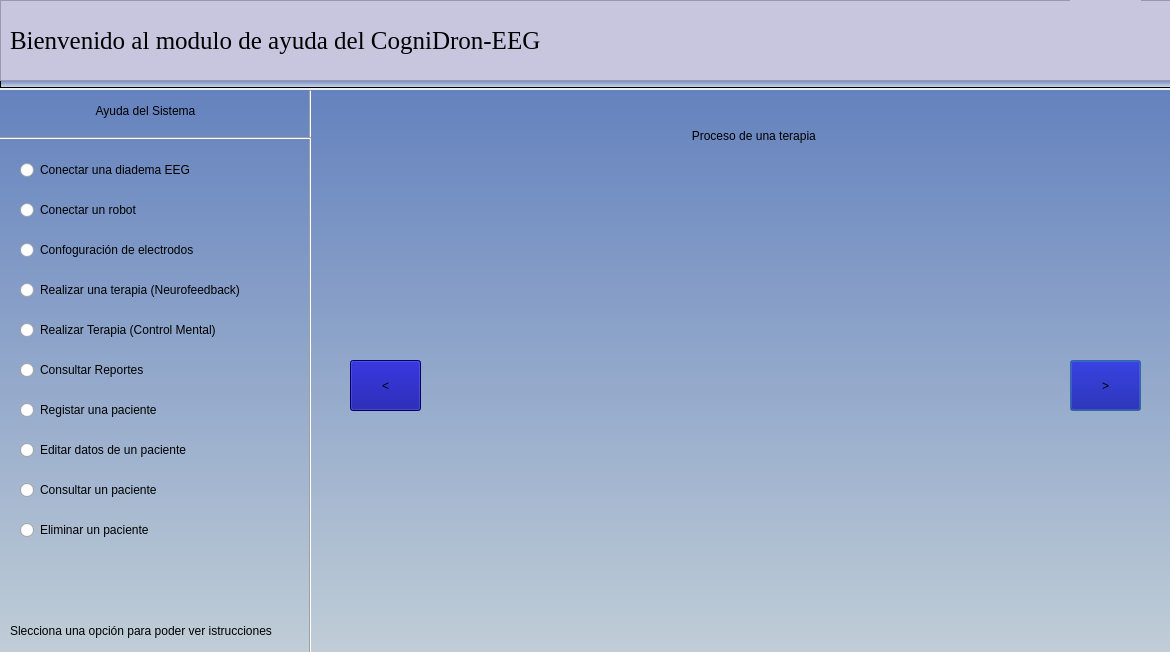
<?xml version="1.0" encoding="UTF-8"?>
<ui version="4.0">
 <class>Dialog</class>
 <widget class="QDialog" name="Dialog">
  <property name="geometry">
   <rect>
    <x>0</x>
    <y>0</y>
    <width>1170</width>
    <height>652</height>
   </rect>
  </property>
  <property name="minimumSize">
   <size>
    <width>1170</width>
    <height>640</height>
   </size>
  </property>
  <property name="windowTitle">
   <string>Dialog</string>
  </property>
  <widget class="QLabel" name="label_7">
   <property name="geometry">
    <rect>
     <x>0</x>
     <y>90</y>
     <width>1241</width>
     <height>671</height>
    </rect>
   </property>
   <property name="minimumSize">
    <size>
     <width>480</width>
     <height>510</height>
    </size>
   </property>
   <property name="styleSheet">
    <string notr="true">background-color: qlineargradient(spread:pad, x1:0, y1:1, x2:0, y2:0, stop:0 rgba(210, 220, 220), stop:1 rgba(100, 130, 190));

</string>
   </property>
   <property name="text">
    <string/>
   </property>
  </widget>
  <widget class="QFrame" name="frame_3">
   <property name="geometry">
    <rect>
     <x>0</x>
     <y>80</y>
     <width>1241</width>
     <height>8</height>
    </rect>
   </property>
   <property name="maximumSize">
    <size>
     <width>16777215</width>
     <height>8</height>
    </size>
   </property>
   <property name="styleSheet">
    <string notr="true">background-color: qlineargradient(spread:pad, x1:0, y1:1, x2:0, y2:0, stop:0 rgba(214, 225, 229), stop:1 rgba(109, 130, 198));
</string>
   </property>
   <property name="frameShape">
    <enum>QFrame::StyledPanel</enum>
   </property>
   <property name="frameShadow">
    <enum>QFrame::Raised</enum>
   </property>
  </widget>
  <widget class="QFrame" name="frame">
   <property name="geometry">
    <rect>
     <x>0</x>
     <y>0</y>
     <width>1251</width>
     <height>81</height>
    </rect>
   </property>
   <property name="styleSheet">
    <string notr="true">background-color: rgb(200, 198, 223);</string>
   </property>
   <property name="frameShape">
    <enum>QFrame::StyledPanel</enum>
   </property>
   <property name="frameShadow">
    <enum>QFrame::Raised</enum>
   </property>
   <widget class="QLabel" name="label_Tutor">
    <property name="geometry">
     <rect>
      <x>10</x>
      <y>10</y>
      <width>741</width>
      <height>61</height>
     </rect>
    </property>
    <property name="font">
     <font>
      <family>Times New Roman</family>
      <pointsize>19</pointsize>
      <weight>9</weight>
      <italic>false</italic>
      <bold>false</bold>
     </font>
    </property>
    <property name="styleSheet">
     <string notr="true">
font: 75 19pt &quot;Times New Roman&quot;;</string>
    </property>
    <property name="text">
     <string>Bienvenido al modulo de ayuda del CogniDron-EEG</string>
    </property>
   </widget>
   <widget class="QLabel" name="label_23">
    <property name="geometry">
     <rect>
      <x>1070</x>
      <y>0</y>
      <width>71</width>
      <height>71</height>
     </rect>
    </property>
    <property name="font">
     <font>
      <pointsize>10</pointsize>
     </font>
    </property>
    <property name="styleSheet">
     <string notr="true">image: url(:/newPrefix/idea-genial.png);</string>
    </property>
    <property name="text">
     <string/>
    </property>
   </widget>
  </widget>
  <widget class="QLabel" name="label">
   <property name="geometry">
    <rect>
     <x>440</x>
     <y>150</y>
     <width>621</width>
     <height>481</height>
    </rect>
   </property>
   <property name="styleSheet">
    <string notr="true">image: url(:/newPrefix/neuroffedback.png);</string>
   </property>
   <property name="text">
    <string/>
   </property>
  </widget>
  <widget class="Line" name="line">
   <property name="geometry">
    <rect>
     <x>300</x>
     <y>90</y>
     <width>20</width>
     <height>571</height>
    </rect>
   </property>
   <property name="orientation">
    <enum>Qt::Vertical</enum>
   </property>
  </widget>
  <widget class="Line" name="line_2">
   <property name="geometry">
    <rect>
     <x>0</x>
     <y>130</y>
     <width>311</width>
     <height>16</height>
    </rect>
   </property>
   <property name="orientation">
    <enum>Qt::Horizontal</enum>
   </property>
  </widget>
  <widget class="QLabel" name="label_2">
   <property name="geometry">
    <rect>
     <x>10</x>
     <y>95</y>
     <width>271</width>
     <height>31</height>
    </rect>
   </property>
   <property name="styleSheet">
    <string notr="true">font: 87 11pt &quot;Arial Black&quot;;</string>
   </property>
   <property name="text">
    <string>Ayuda del Sistema</string>
   </property>
   <property name="alignment">
    <set>Qt::AlignCenter</set>
   </property>
  </widget>
  <widget class="QRadioButton" name="radioButton">
   <property name="geometry">
    <rect>
     <x>20</x>
     <y>160</y>
     <width>251</width>
     <height>20</height>
    </rect>
   </property>
   <property name="text">
    <string>Conectar una diadema EEG</string>
   </property>
  </widget>
  <widget class="QRadioButton" name="radioButton_2">
   <property name="geometry">
    <rect>
     <x>20</x>
     <y>200</y>
     <width>211</width>
     <height>20</height>
    </rect>
   </property>
   <property name="text">
    <string>Conectar un robot</string>
   </property>
  </widget>
  <widget class="QRadioButton" name="radioButton_3">
   <property name="geometry">
    <rect>
     <x>20</x>
     <y>280</y>
     <width>251</width>
     <height>20</height>
    </rect>
   </property>
   <property name="text">
    <string>Realizar una terapia (Neurofeedback)</string>
   </property>
  </widget>
  <widget class="QRadioButton" name="radioButton_4">
   <property name="geometry">
    <rect>
     <x>20</x>
     <y>240</y>
     <width>211</width>
     <height>20</height>
    </rect>
   </property>
   <property name="text">
    <string>Confoguración de electrodos</string>
   </property>
  </widget>
  <widget class="QRadioButton" name="radioButton_5">
   <property name="geometry">
    <rect>
     <x>20</x>
     <y>320</y>
     <width>231</width>
     <height>20</height>
    </rect>
   </property>
   <property name="text">
    <string>Realizar Terapia (Control Mental)</string>
   </property>
  </widget>
  <widget class="QRadioButton" name="radioButton_6">
   <property name="geometry">
    <rect>
     <x>20</x>
     <y>360</y>
     <width>211</width>
     <height>20</height>
    </rect>
   </property>
   <property name="text">
    <string>Consultar Reportes</string>
   </property>
  </widget>
  <widget class="QRadioButton" name="radioButton_7">
   <property name="geometry">
    <rect>
     <x>20</x>
     <y>440</y>
     <width>211</width>
     <height>20</height>
    </rect>
   </property>
   <property name="text">
    <string>Editar datos de un paciente</string>
   </property>
  </widget>
  <widget class="QRadioButton" name="radioButton_8">
   <property name="geometry">
    <rect>
     <x>20</x>
     <y>400</y>
     <width>211</width>
     <height>20</height>
    </rect>
   </property>
   <property name="text">
    <string>Registar una paciente</string>
   </property>
  </widget>
  <widget class="QRadioButton" name="radioButton_9">
   <property name="geometry">
    <rect>
     <x>20</x>
     <y>480</y>
     <width>211</width>
     <height>20</height>
    </rect>
   </property>
   <property name="text">
    <string>Consultar un paciente</string>
   </property>
  </widget>
  <widget class="QRadioButton" name="radioButton_10">
   <property name="geometry">
    <rect>
     <x>20</x>
     <y>520</y>
     <width>211</width>
     <height>20</height>
    </rect>
   </property>
   <property name="text">
    <string>Eliminar un paciente</string>
   </property>
  </widget>
  <widget class="QPushButton" name="pushButton">
   <property name="geometry">
    <rect>
     <x>1070</x>
     <y>360</y>
     <width>71</width>
     <height>51</height>
    </rect>
   </property>
   <property name="styleSheet">
    <string notr="true">background-color: rgb(0, 0, 150);
font: 87 25pt &quot;Arial Black&quot;;</string>
   </property>
   <property name="text">
    <string>&gt;</string>
   </property>
  </widget>
  <widget class="QPushButton" name="pushButton_2">
   <property name="geometry">
    <rect>
     <x>350</x>
     <y>360</y>
     <width>71</width>
     <height>51</height>
    </rect>
   </property>
   <property name="styleSheet">
    <string notr="true">background-color: rgb(0, 0, 150);
font: 87 25pt &quot;Arial Black&quot;;</string>
   </property>
   <property name="text">
    <string>&lt;</string>
   </property>
  </widget>
  <widget class="QLabel" name="label_3">
   <property name="geometry">
    <rect>
     <x>380</x>
     <y>110</y>
     <width>751</width>
     <height>51</height>
    </rect>
   </property>
   <property name="styleSheet">
    <string notr="true">font: 87 14pt &quot;Arial Black&quot;;</string>
   </property>
   <property name="text">
    <string>Proceso de una terapia </string>
   </property>
   <property name="alignment">
    <set>Qt::AlignCenter</set>
   </property>
  </widget>
  <widget class="QLabel" name="label_4">
   <property name="geometry">
    <rect>
     <x>10</x>
     <y>610</y>
     <width>291</width>
     <height>41</height>
    </rect>
   </property>
   <property name="text">
    <string>Slecciona una opción para poder ver istrucciones</string>
   </property>
  </widget>
 </widget>
 <resources>
  <include location="images/image.qrc"/>
 </resources>
 <connections/>
</ui>
